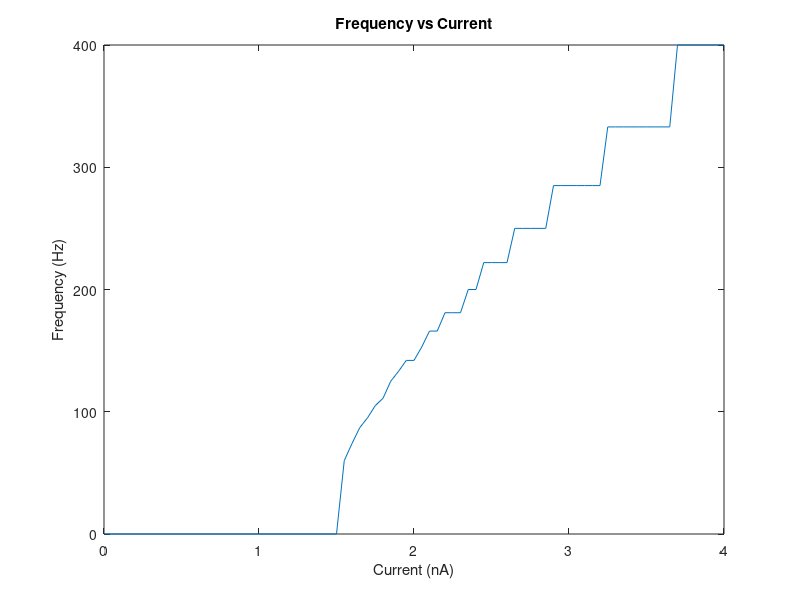

MATLAB code to generate this figure:
V0 = -65;
Rm = 10;
EL = V0;
Vth = -50;
tauM = 10;
iVals = 0:0.05:4;
numTimeSteps=2000;
freqVals = zeros(size(iVals));

for j = 1:length(iVals)
    curI = iVals(j);
    curV = V0;
    for t=0:numTimeSteps
        curV = curV + (EL - curV + Rm*curI)/tauM;
        if(curV > Vth)
           curV = V0;
           freqVals(j) = freqVals(j) + 1;
        end
    end
end

figure
plot(iVals,freqVals);
title('Frequency vs Current');
xlabel('Current (nA)');
ylabel('Frequency (Hz)');
